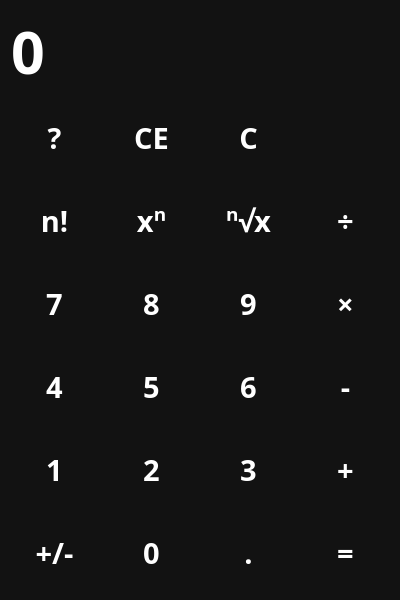
<?xml version="1.0" encoding="UTF-8"?>
<ui version="4.0">
 <class>MainWindow</class>
 <widget class="QMainWindow" name="MainWindow">
  <property name="geometry">
   <rect>
    <x>0</x>
    <y>0</y>
    <width>400</width>
    <height>600</height>
   </rect>
  </property>
  <property name="minimumSize">
   <size>
    <width>400</width>
    <height>600</height>
   </size>
  </property>
  <property name="windowTitle">
   <string>Calcutega</string>
  </property>
  <property name="windowIcon">
   <iconset>
    <normaloff>pics/fx.png</normaloff>pics/fx.png</iconset>
  </property>
  <property name="styleSheet">
   <string notr="true">QWidget {
	color: white;
	background-color: #121212;
	font-family: &quot;Open Sans&quot;;
	font-size: 22pt;
	font-weight: 600;
}

QPushButton {
	background-color: transparent;
	border: none;
}

QPushButton:hover {
	background-color: rgba(63, 63, 63, 0.7);
}

QPushButton:pressed {
	background-color: rgba(31, 31, 31, 0.7);
}</string>
  </property>
  <property name="locale">
   <locale language="English" country="UnitedStates"/>
  </property>
  <property name="toolButtonStyle">
   <enum>Qt::ToolButtonTextOnly</enum>
  </property>
  <widget class="QWidget" name="centralwidget">
   <property name="styleSheet">
    <string notr="true">QWidget#centralwidget {
background-image: url(:/icons/pics/wallpaper.jpg);
background-position: center;
background-repeat: no-repeat;
}</string>
   </property>
   <layout class="QVBoxLayout" name="verticalLayout">
    <item>
     <widget class="QLineEdit" name="lineEdit">
      <property name="sizePolicy">
       <sizepolicy hsizetype="Expanding" vsizetype="Maximum">
        <horstretch>0</horstretch>
        <verstretch>0</verstretch>
       </sizepolicy>
      </property>
      <property name="font">
       <font>
        <family>Open Sans</family>
        <pointsize>44</pointsize>
        <bold>true</bold>
       </font>
      </property>
      <property name="styleSheet">
       <string notr="true">font-size: 44pt;
border: none;
	background-color: transparent;</string>
      </property>
      <property name="locale">
       <locale language="English" country="UnitedStates"/>
      </property>
      <property name="text">
       <string>0</string>
      </property>
     </widget>
    </item>
    <item>
     <layout class="QGridLayout" name="gridLayout" rowstretch="0,0,0,0,0,0,0">
      <property name="sizeConstraint">
       <enum>QLayout::SetDefaultConstraint</enum>
      </property>
      <item row="4" column="3">
       <widget class="QPushButton" name="but_6">
        <property name="sizePolicy">
         <sizepolicy hsizetype="Minimum" vsizetype="Expanding">
          <horstretch>0</horstretch>
          <verstretch>0</verstretch>
         </sizepolicy>
        </property>
        <property name="font">
         <font>
          <family>Open Sans</family>
          <pointsize>22</pointsize>
          <bold>true</bold>
         </font>
        </property>
        <property name="locale">
         <locale language="English" country="UnitedStates"/>
        </property>
        <property name="text">
         <string>6</string>
        </property>
        <property name="shortcut">
         <string>6</string>
        </property>
       </widget>
      </item>
      <item row="4" column="4">
       <widget class="QPushButton" name="but_minus">
        <property name="sizePolicy">
         <sizepolicy hsizetype="Minimum" vsizetype="Expanding">
          <horstretch>0</horstretch>
          <verstretch>0</verstretch>
         </sizepolicy>
        </property>
        <property name="font">
         <font>
          <family>Open Sans</family>
          <pointsize>22</pointsize>
          <bold>true</bold>
         </font>
        </property>
        <property name="locale">
         <locale language="English" country="UnitedStates"/>
        </property>
        <property name="text">
         <string>-</string>
        </property>
        <property name="shortcut">
         <string>-</string>
        </property>
       </widget>
      </item>
      <item row="6" column="1">
       <widget class="QPushButton" name="but_sign">
        <property name="sizePolicy">
         <sizepolicy hsizetype="Minimum" vsizetype="Expanding">
          <horstretch>0</horstretch>
          <verstretch>0</verstretch>
         </sizepolicy>
        </property>
        <property name="font">
         <font>
          <family>Open Sans</family>
          <pointsize>22</pointsize>
          <bold>true</bold>
         </font>
        </property>
        <property name="locale">
         <locale language="English" country="UnitedStates"/>
        </property>
        <property name="text">
         <string>+/-</string>
        </property>
       </widget>
      </item>
      <item row="5" column="1">
       <widget class="QPushButton" name="but_1">
        <property name="sizePolicy">
         <sizepolicy hsizetype="Minimum" vsizetype="Expanding">
          <horstretch>0</horstretch>
          <verstretch>0</verstretch>
         </sizepolicy>
        </property>
        <property name="font">
         <font>
          <family>Open Sans</family>
          <pointsize>22</pointsize>
          <bold>true</bold>
         </font>
        </property>
        <property name="locale">
         <locale language="English" country="UnitedStates"/>
        </property>
        <property name="text">
         <string>1</string>
        </property>
        <property name="shortcut">
         <string>1</string>
        </property>
       </widget>
      </item>
      <item row="2" column="2">
       <widget class="QPushButton" name="but_pow">
        <property name="sizePolicy">
         <sizepolicy hsizetype="Minimum" vsizetype="Expanding">
          <horstretch>0</horstretch>
          <verstretch>0</verstretch>
         </sizepolicy>
        </property>
        <property name="font">
         <font>
          <family>Open Sans</family>
          <pointsize>22</pointsize>
          <bold>true</bold>
         </font>
        </property>
        <property name="locale">
         <locale language="English" country="UnitedStates"/>
        </property>
        <property name="text">
         <string>xⁿ</string>
        </property>
        <property name="shortcut">
         <string>^</string>
        </property>
       </widget>
      </item>
      <item row="3" column="1">
       <widget class="QPushButton" name="but_7">
        <property name="sizePolicy">
         <sizepolicy hsizetype="Minimum" vsizetype="Expanding">
          <horstretch>0</horstretch>
          <verstretch>0</verstretch>
         </sizepolicy>
        </property>
        <property name="font">
         <font>
          <family>Open Sans</family>
          <pointsize>22</pointsize>
          <bold>true</bold>
         </font>
        </property>
        <property name="locale">
         <locale language="English" country="UnitedStates"/>
        </property>
        <property name="text">
         <string>7</string>
        </property>
        <property name="shortcut">
         <string>7</string>
        </property>
       </widget>
      </item>
      <item row="0" column="2">
       <widget class="QPushButton" name="but_ce">
        <property name="sizePolicy">
         <sizepolicy hsizetype="Minimum" vsizetype="Expanding">
          <horstretch>0</horstretch>
          <verstretch>0</verstretch>
         </sizepolicy>
        </property>
        <property name="font">
         <font>
          <family>Open Sans</family>
          <pointsize>22</pointsize>
          <bold>true</bold>
         </font>
        </property>
        <property name="locale">
         <locale language="English" country="UnitedStates"/>
        </property>
        <property name="text">
         <string>CE</string>
        </property>
       </widget>
      </item>
      <item row="3" column="3">
       <widget class="QPushButton" name="but_9">
        <property name="sizePolicy">
         <sizepolicy hsizetype="Minimum" vsizetype="Expanding">
          <horstretch>0</horstretch>
          <verstretch>0</verstretch>
         </sizepolicy>
        </property>
        <property name="font">
         <font>
          <family>Open Sans</family>
          <pointsize>22</pointsize>
          <bold>true</bold>
         </font>
        </property>
        <property name="locale">
         <locale language="English" country="UnitedStates"/>
        </property>
        <property name="text">
         <string>9</string>
        </property>
        <property name="shortcut">
         <string>9</string>
        </property>
       </widget>
      </item>
      <item row="2" column="1">
       <widget class="QPushButton" name="but_fact">
        <property name="sizePolicy">
         <sizepolicy hsizetype="Minimum" vsizetype="Expanding">
          <horstretch>0</horstretch>
          <verstretch>0</verstretch>
         </sizepolicy>
        </property>
        <property name="font">
         <font>
          <family>Open Sans</family>
          <pointsize>22</pointsize>
          <bold>true</bold>
         </font>
        </property>
        <property name="locale">
         <locale language="English" country="UnitedStates"/>
        </property>
        <property name="text">
         <string>n!</string>
        </property>
        <property name="shortcut">
         <string>!</string>
        </property>
       </widget>
      </item>
      <item row="0" column="4">
       <widget class="QPushButton" name="but_bs">
        <property name="sizePolicy">
         <sizepolicy hsizetype="Minimum" vsizetype="Expanding">
          <horstretch>0</horstretch>
          <verstretch>0</verstretch>
         </sizepolicy>
        </property>
        <property name="font">
         <font>
          <family>Open Sans</family>
          <pointsize>22</pointsize>
          <bold>true</bold>
         </font>
        </property>
        <property name="locale">
         <locale language="English" country="UnitedStates"/>
        </property>
        <property name="text">
         <string/>
        </property>
        <property name="icon">
         <iconset resource="resources.qrc">
          <normaloff>:/icons/pics/backspace.png</normaloff>:/icons/pics/backspace.png</iconset>
        </property>
        <property name="iconSize">
         <size>
          <width>32</width>
          <height>32</height>
         </size>
        </property>
        <property name="shortcut">
         <string>Backspace</string>
        </property>
       </widget>
      </item>
      <item row="6" column="3">
       <widget class="QPushButton" name="but_point">
        <property name="sizePolicy">
         <sizepolicy hsizetype="Minimum" vsizetype="Expanding">
          <horstretch>0</horstretch>
          <verstretch>0</verstretch>
         </sizepolicy>
        </property>
        <property name="font">
         <font>
          <family>Open Sans</family>
          <pointsize>22</pointsize>
          <bold>true</bold>
         </font>
        </property>
        <property name="locale">
         <locale language="English" country="UnitedStates"/>
        </property>
        <property name="text">
         <string>.</string>
        </property>
        <property name="shortcut">
         <string>.</string>
        </property>
       </widget>
      </item>
      <item row="2" column="3">
       <widget class="QPushButton" name="but_sqrt">
        <property name="sizePolicy">
         <sizepolicy hsizetype="Minimum" vsizetype="Expanding">
          <horstretch>0</horstretch>
          <verstretch>0</verstretch>
         </sizepolicy>
        </property>
        <property name="font">
         <font>
          <family>Open Sans</family>
          <pointsize>22</pointsize>
          <bold>true</bold>
         </font>
        </property>
        <property name="locale">
         <locale language="English" country="UnitedStates"/>
        </property>
        <property name="text">
         <string>ⁿ√x</string>
        </property>
       </widget>
      </item>
      <item row="2" column="4">
       <widget class="QPushButton" name="but_div">
        <property name="sizePolicy">
         <sizepolicy hsizetype="Minimum" vsizetype="Expanding">
          <horstretch>0</horstretch>
          <verstretch>0</verstretch>
         </sizepolicy>
        </property>
        <property name="font">
         <font>
          <family>Open Sans</family>
          <pointsize>22</pointsize>
          <bold>true</bold>
         </font>
        </property>
        <property name="locale">
         <locale language="English" country="UnitedStates"/>
        </property>
        <property name="text">
         <string>÷</string>
        </property>
        <property name="shortcut">
         <string>/</string>
        </property>
       </widget>
      </item>
      <item row="5" column="2">
       <widget class="QPushButton" name="but_2">
        <property name="sizePolicy">
         <sizepolicy hsizetype="Minimum" vsizetype="Expanding">
          <horstretch>0</horstretch>
          <verstretch>0</verstretch>
         </sizepolicy>
        </property>
        <property name="font">
         <font>
          <family>Open Sans</family>
          <pointsize>22</pointsize>
          <bold>true</bold>
         </font>
        </property>
        <property name="locale">
         <locale language="English" country="UnitedStates"/>
        </property>
        <property name="text">
         <string>2</string>
        </property>
        <property name="shortcut">
         <string>2</string>
        </property>
       </widget>
      </item>
      <item row="4" column="1">
       <widget class="QPushButton" name="but_4">
        <property name="sizePolicy">
         <sizepolicy hsizetype="Minimum" vsizetype="Expanding">
          <horstretch>0</horstretch>
          <verstretch>0</verstretch>
         </sizepolicy>
        </property>
        <property name="font">
         <font>
          <family>Open Sans</family>
          <pointsize>22</pointsize>
          <bold>true</bold>
         </font>
        </property>
        <property name="locale">
         <locale language="English" country="UnitedStates"/>
        </property>
        <property name="text">
         <string>4</string>
        </property>
        <property name="shortcut">
         <string>4</string>
        </property>
       </widget>
      </item>
      <item row="5" column="3">
       <widget class="QPushButton" name="but_3">
        <property name="sizePolicy">
         <sizepolicy hsizetype="Minimum" vsizetype="Expanding">
          <horstretch>0</horstretch>
          <verstretch>0</verstretch>
         </sizepolicy>
        </property>
        <property name="font">
         <font>
          <family>Open Sans</family>
          <pointsize>22</pointsize>
          <bold>true</bold>
         </font>
        </property>
        <property name="locale">
         <locale language="English" country="UnitedStates"/>
        </property>
        <property name="text">
         <string>3</string>
        </property>
        <property name="shortcut">
         <string>3</string>
        </property>
       </widget>
      </item>
      <item row="0" column="3">
       <widget class="QPushButton" name="but_c">
        <property name="sizePolicy">
         <sizepolicy hsizetype="Minimum" vsizetype="Expanding">
          <horstretch>0</horstretch>
          <verstretch>0</verstretch>
         </sizepolicy>
        </property>
        <property name="font">
         <font>
          <family>Open Sans</family>
          <pointsize>22</pointsize>
          <bold>true</bold>
         </font>
        </property>
        <property name="locale">
         <locale language="English" country="UnitedStates"/>
        </property>
        <property name="text">
         <string>C</string>
        </property>
        <property name="shortcut">
         <string>Del</string>
        </property>
       </widget>
      </item>
      <item row="3" column="4">
       <widget class="QPushButton" name="but_mult">
        <property name="sizePolicy">
         <sizepolicy hsizetype="Minimum" vsizetype="Expanding">
          <horstretch>0</horstretch>
          <verstretch>0</verstretch>
         </sizepolicy>
        </property>
        <property name="font">
         <font>
          <family>Open Sans</family>
          <pointsize>22</pointsize>
          <bold>true</bold>
         </font>
        </property>
        <property name="locale">
         <locale language="English" country="UnitedStates"/>
        </property>
        <property name="text">
         <string>×</string>
        </property>
        <property name="shortcut">
         <string>*</string>
        </property>
       </widget>
      </item>
      <item row="3" column="2">
       <widget class="QPushButton" name="but_8">
        <property name="sizePolicy">
         <sizepolicy hsizetype="Minimum" vsizetype="Expanding">
          <horstretch>0</horstretch>
          <verstretch>0</verstretch>
         </sizepolicy>
        </property>
        <property name="font">
         <font>
          <family>Open Sans</family>
          <pointsize>22</pointsize>
          <bold>true</bold>
         </font>
        </property>
        <property name="locale">
         <locale language="English" country="UnitedStates"/>
        </property>
        <property name="text">
         <string>8</string>
        </property>
        <property name="shortcut">
         <string>8</string>
        </property>
       </widget>
      </item>
      <item row="0" column="1">
       <widget class="QPushButton" name="but8_9">
        <property name="sizePolicy">
         <sizepolicy hsizetype="Minimum" vsizetype="Expanding">
          <horstretch>0</horstretch>
          <verstretch>0</verstretch>
         </sizepolicy>
        </property>
        <property name="font">
         <font>
          <family>Open Sans</family>
          <pointsize>22</pointsize>
          <bold>true</bold>
         </font>
        </property>
        <property name="locale">
         <locale language="English" country="UnitedStates"/>
        </property>
        <property name="text">
         <string>?</string>
        </property>
       </widget>
      </item>
      <item row="4" column="2">
       <widget class="QPushButton" name="but_5">
        <property name="sizePolicy">
         <sizepolicy hsizetype="Minimum" vsizetype="Expanding">
          <horstretch>0</horstretch>
          <verstretch>0</verstretch>
         </sizepolicy>
        </property>
        <property name="font">
         <font>
          <family>Open Sans</family>
          <pointsize>22</pointsize>
          <bold>true</bold>
         </font>
        </property>
        <property name="locale">
         <locale language="English" country="UnitedStates"/>
        </property>
        <property name="text">
         <string>5</string>
        </property>
        <property name="shortcut">
         <string>5</string>
        </property>
       </widget>
      </item>
      <item row="6" column="4">
       <widget class="QPushButton" name="but_equals">
        <property name="sizePolicy">
         <sizepolicy hsizetype="Minimum" vsizetype="Expanding">
          <horstretch>0</horstretch>
          <verstretch>0</verstretch>
         </sizepolicy>
        </property>
        <property name="font">
         <font>
          <family>Open Sans</family>
          <pointsize>22</pointsize>
          <bold>true</bold>
         </font>
        </property>
        <property name="locale">
         <locale language="English" country="UnitedStates"/>
        </property>
        <property name="text">
         <string>=</string>
        </property>
        <property name="shortcut">
         <string>=</string>
        </property>
       </widget>
      </item>
      <item row="6" column="2">
       <widget class="QPushButton" name="but_0">
        <property name="sizePolicy">
         <sizepolicy hsizetype="Minimum" vsizetype="Expanding">
          <horstretch>0</horstretch>
          <verstretch>0</verstretch>
         </sizepolicy>
        </property>
        <property name="font">
         <font>
          <family>Open Sans</family>
          <pointsize>22</pointsize>
          <bold>true</bold>
         </font>
        </property>
        <property name="locale">
         <locale language="English" country="UnitedStates"/>
        </property>
        <property name="text">
         <string>0</string>
        </property>
        <property name="shortcut">
         <string>0</string>
        </property>
       </widget>
      </item>
      <item row="5" column="4">
       <widget class="QPushButton" name="but_plus">
        <property name="sizePolicy">
         <sizepolicy hsizetype="Minimum" vsizetype="Expanding">
          <horstretch>0</horstretch>
          <verstretch>0</verstretch>
         </sizepolicy>
        </property>
        <property name="font">
         <font>
          <family>Open Sans</family>
          <pointsize>22</pointsize>
          <bold>true</bold>
         </font>
        </property>
        <property name="locale">
         <locale language="English" country="UnitedStates"/>
        </property>
        <property name="text">
         <string>+</string>
        </property>
        <property name="shortcut">
         <string>+</string>
        </property>
       </widget>
      </item>
     </layout>
    </item>
   </layout>
  </widget>
 </widget>
 <resources>
  <include location="resources.qrc"/>
 </resources>
 <connections/>
</ui>
